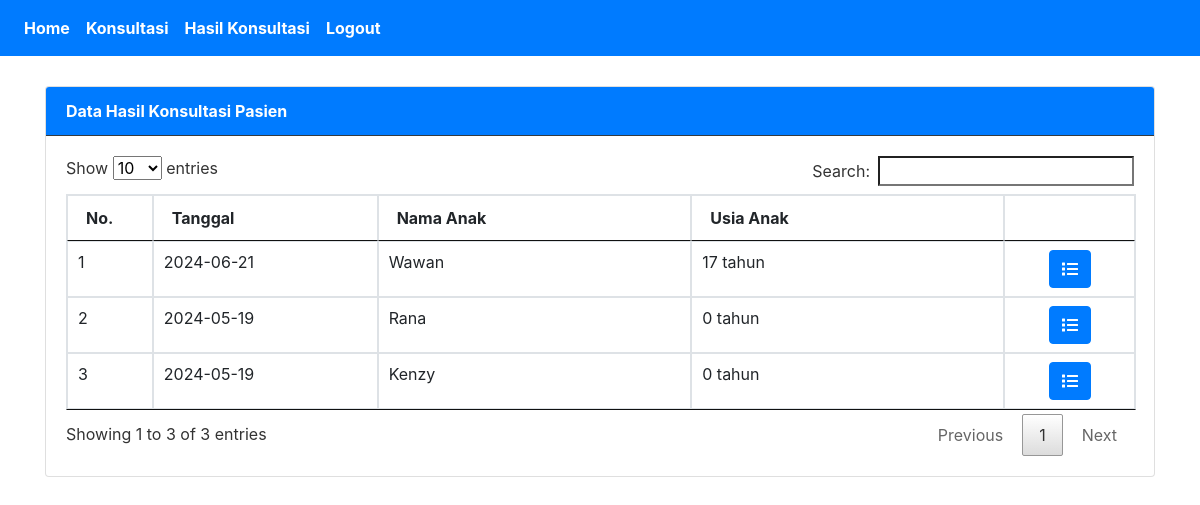
The page /SistemPakar/index.php?page=konsultasipasien (signed in) on the database its author committed.
### tables this page shows
CREATE TABLE `konsultasi` (
  `idkonsultasi` int(15) NOT NULL,
  `tanggal` date NOT NULL,
  `nama` varchar(50) NOT NULL,
  `usia` int(255) NOT NULL
);

### SistemPakar/tampil_konsulpasien.php (the view, shortened to what this page needs)
<div class="card">
  <div class="card-header bg-primary text-white border-dark"><strong>Data Hasil Konsultasi Pasien</strong></div>
  <div class="card-body">
    <table class="table table-bordered" id="myTable">
    <thead>
      <tr>
        <th width="50px">No.</th>
        <th width="200px">Tanggal</th>
        <th width="300px">Nama Anak</th>
        <th width="300px">Usia Anak</th>
        <th width="100px"></th>
      </tr>
    </thead>
    <tbody>
    <?php
        $conn = new mysqli("localhost", "root", "", "db_pakar1");
        $no=1;
        $sql = "SELECT * FROM konsultasi ORDER BY tanggal DESC LIMIT 15";
        $result = $conn->query($sql);
        while($row = $result->fetch_assoc()) {
    ?>
        <tr>
            <td><?php echo $no++; ?></td>
            <td><?php echo $row['tanggal']; ?></td>
            <td><?php echo $row['nama']; ?></td>
            <td><?php echo $row['usia'] . " tahun"; ?></td>
            <td align="center">
                <a class="btn btn-primary" href="?page=konsultasipasien&action=detail&id=<?php echo $row['idkonsultasi']; ?>">
                    <i class="fas fa-list"></i>
                </a>
            </td>
        </tr>
    <?php
     }
    ?>
   </tbody>
</table>
</div>
</div>

### SistemPakar/Assets/css/all.css (style rules this page uses)
.fa-list:before { content:"\f03a" }

### SistemPakar/tampil_konsulpasien.php (style rules this page uses)
.card { margin-top:30px; }

### rows shown on the page
konsultasi: tanggal "2024-06-21", nama "Wawan", usia "17"
konsultasi: tanggal "2024-05-19", nama "Rana", usia "0"
konsultasi: tanggal "2024-05-19", nama "Kenzy", usia "0"
